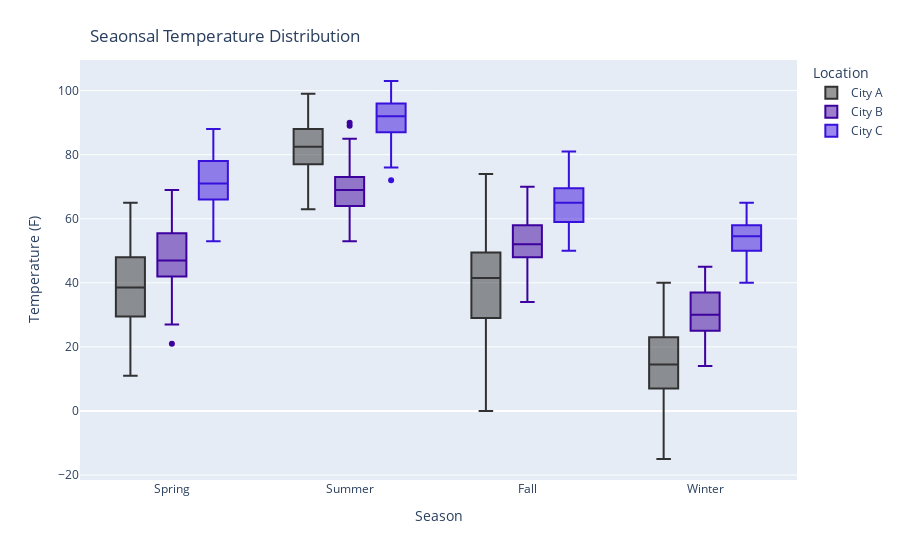

The notebook cell this image was saved under:
### Code cell
#3b Create a boxplot of the data and identify the following values

# Create figure and set color theme
boxplot = px.box(df, x = "Season", color = "Location", y = "Temp",
                 color_discrete_sequence = px.colors.cyclical.Edge)

# Update titles (main and axes) and format
boxplot.update_layout(title = {"text": "Seaonsal Temperature Distribution",
                               "xanchor": "left", "yanchor": "top", "x": 0.1}, 
                               legend_title_text = "Location", xaxis_title = "Season", yaxis_title = "Temperature (F)")

# Show plot
boxplot.show()

### Figure 1 — Plotly figure (JSON) as saved in the notebook; plotly's stock layout.template omitted (floating-point values rounded to 4 significant figures; data arrays with more than 128 entries replaced by an {"elided": "..."} marker saying what was removed)
{"data": [{"alignmentgroup": "True", "hovertemplate": "Location=City A<br>Season=%{x}<br>Temp=%{y}<extra></extra>", "legendgroup": "City A", "marker": {"color": "#313131"}, "name": "City A", "notched": false, "offsetgroup": "City A", "orientation": "v", "showlegend": true, "type": "box", "x": {"elided": "400 str values"}, "x0": " ", "xaxis": "x", "y": {"elided": "400 int values"}, "y0": " ", "yaxis": "y"}, {"alignmentgroup": "True", "hovertemplate": "Location=City B<br>Season=%{x}<br>Temp=%{y}<extra></extra>", "legendgroup": "City B", "marker": {"color": "#3d019d"}, "name": "City B", "notched": false, "offsetgroup": "City B", "orientation": "v", "showlegend": true, "type": "box", "x": {"elided": "400 str values"}, "x0": " ", "xaxis": "x", "y": {"elided": "400 int values"}, "y0": " ", "yaxis": "y"}, {"alignmentgroup": "True", "hovertemplate": "Location=City C<br>Season=%{x}<br>Temp=%{y}<extra></extra>", "legendgroup": "City C", "marker": {"color": "#3810dc"}, "name": "City C", "notched": false, "offsetgroup": "City C", "orientation": "v", "showlegend": true, "type": "box", "x": {"elided": "400 str values"}, "x0": " ", "xaxis": "x", "y": {"elided": "400 int values"}, "y0": " ", "yaxis": "y"}], "layout": {"autosize": true, "boxmode": "group", "legend": {"title": {"text": "Location"}, "tracegroupgap": 0}, "margin": {"t": 60}, "title": {"text": "Seaonsal Temperature Distribution", "x": 0.1, "xanchor": "left", "yanchor": "top"}, "xaxis": {"anchor": "y", "autorange": true, "domain": [0, 1], "range": [-0.5133, 3.513], "title": {"text": "Season"}, "type": "category"}, "yaxis": {"anchor": "x", "autorange": true, "domain": [0, 1], "range": [-21.56, 109.6], "title": {"text": "Temperature (F)"}, "type": "linear"}}}
